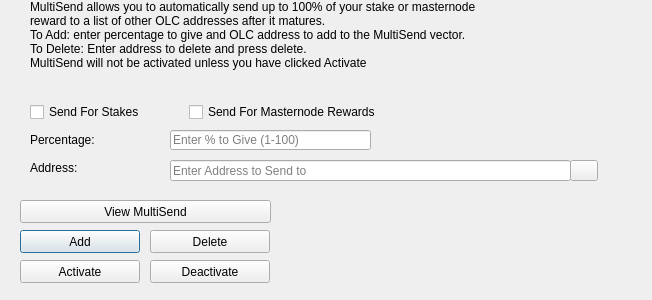
<?xml version="1.0" encoding="UTF-8"?>
<ui version="4.0">
 <class>MultiSendDialog</class>
 <widget class="QDialog" name="MultiSendDialog">
  <property name="windowModality">
   <enum>Qt::NonModal</enum>
  </property>
  <property name="geometry">
   <rect>
    <x>0</x>
    <y>0</y>
    <width>652</width>
    <height>300</height>
   </rect>
  </property>
  <property name="windowTitle">
   <string>MultiSend</string>
  </property>
  <widget class="QLineEdit" name="multiSendPercentEdit">
   <property name="geometry">
    <rect>
     <x>170</x>
     <y>130</y>
     <width>201</width>
     <height>20</height>
    </rect>
   </property>
   <property name="toolTip">
    <string>Enter whole numbers 1 - 100</string>
   </property>
   <property name="placeholderText">
    <string>Enter % to Give (1-100)</string>
   </property>
  </widget>
  <widget class="QLineEdit" name="multiSendAddressEdit">
   <property name="geometry">
    <rect>
     <x>170</x>
     <y>160</y>
     <width>401</width>
     <height>21</height>
    </rect>
   </property>
   <property name="toolTip">
    <string/>
   </property>
   <property name="placeholderText">
    <string>Enter Address to Send to</string>
   </property>
  </widget>
  <widget class="QLabel" name="label_2">
   <property name="geometry">
    <rect>
     <x>30</x>
     <y>0</y>
     <width>451</width>
     <height>121</height>
    </rect>
   </property>
   <property name="lineWidth">
    <number>1</number>
   </property>
   <property name="text">
    <string>MultiSend allows you to automatically send up to 100% of your stake or masternode reward to a list of other OLC addresses after it matures.
To Add: enter percentage to give and OLC address to add to the MultiSend vector.
To Delete: Enter address to delete and press delete.
MultiSend will not be activated unless you have clicked Activate</string>
   </property>
   <property name="alignment">
    <set>Qt::AlignLeading|Qt::AlignLeft|Qt::AlignTop</set>
   </property>
   <property name="wordWrap">
    <bool>true</bool>
   </property>
  </widget>
  <widget class="QLabel" name="message">
   <property name="geometry">
    <rect>
     <x>290</x>
     <y>200</y>
     <width>351</width>
     <height>91</height>
    </rect>
   </property>
   <property name="text">
    <string/>
   </property>
  </widget>
  <widget class="QPushButton" name="addButton">
   <property name="geometry">
    <rect>
     <x>20</x>
     <y>230</y>
     <width>120</width>
     <height>23</height>
    </rect>
   </property>
   <property name="toolTip">
    <string/>
   </property>
   <property name="statusTip">
    <string>Add to MultiSend Vector</string>
   </property>
   <property name="text">
    <string>Add</string>
   </property>
  </widget>
  <widget class="QPushButton" name="disableButton">
   <property name="geometry">
    <rect>
     <x>150</x>
     <y>260</y>
     <width>120</width>
     <height>23</height>
    </rect>
   </property>
   <property name="statusTip">
    <string>Deactivate MultiSend</string>
   </property>
   <property name="text">
    <string>Deactivate</string>
   </property>
  </widget>
  <widget class="QPushButton" name="addressBookButton">
   <property name="geometry">
    <rect>
     <x>570</x>
     <y>160</y>
     <width>28</width>
     <height>21</height>
    </rect>
   </property>
   <property name="toolTip">
    <string>Choose an address from the address book</string>
   </property>
   <property name="text">
    <string/>
   </property>
   <property name="icon">
    <iconset resource="../olc.qrc">
     <normaloff>:/icons/address-book</normaloff>:/icons/address-book</iconset>
   </property>
   <property name="shortcut">
    <string>Alt+A</string>
   </property>
   <property name="autoDefault">
    <bool>false</bool>
   </property>
  </widget>
  <widget class="QLabel" name="label">
   <property name="geometry">
    <rect>
     <x>30</x>
     <y>130</y>
     <width>121</width>
     <height>20</height>
    </rect>
   </property>
   <property name="toolTip">
    <string>Percentage of stake to send</string>
   </property>
   <property name="text">
    <string>Percentage:</string>
   </property>
  </widget>
  <widget class="QLabel" name="label_5">
   <property name="geometry">
    <rect>
     <x>30</x>
     <y>160</y>
     <width>111</width>
     <height>16</height>
    </rect>
   </property>
   <property name="toolTip">
    <string>Address to send portion of stake to</string>
   </property>
   <property name="text">
    <string>Address:</string>
   </property>
  </widget>
  <widget class="QPushButton" name="deleteButton">
   <property name="geometry">
    <rect>
     <x>150</x>
     <y>230</y>
     <width>120</width>
     <height>23</height>
    </rect>
   </property>
   <property name="toolTip">
    <string/>
   </property>
   <property name="statusTip">
    <string>Delete Address From MultiSend Vector</string>
   </property>
   <property name="text">
    <string>Delete</string>
   </property>
  </widget>
  <widget class="QPushButton" name="activateButton">
   <property name="geometry">
    <rect>
     <x>20</x>
     <y>260</y>
     <width>120</width>
     <height>23</height>
    </rect>
   </property>
   <property name="statusTip">
    <string>Activate MultiSend</string>
   </property>
   <property name="text">
    <string>Activate</string>
   </property>
  </widget>
  <widget class="QPushButton" name="viewButton">
   <property name="geometry">
    <rect>
     <x>20</x>
     <y>200</y>
     <width>251</width>
     <height>23</height>
    </rect>
   </property>
   <property name="toolTip">
    <string/>
   </property>
   <property name="statusTip">
    <string>View MultiSend Vector</string>
   </property>
   <property name="text">
    <string>View MultiSend</string>
   </property>
  </widget>
  <widget class="QWidget" name="horizontalLayoutWidget">
   <property name="geometry">
    <rect>
     <x>30</x>
     <y>100</y>
     <width>351</width>
     <height>24</height>
    </rect>
   </property>
   <layout class="QHBoxLayout" name="horizontalLayout">
    <item>
     <widget class="QCheckBox" name="multiSendStakeCheckBox">
      <property name="text">
       <string>Send For Stakes</string>
      </property>
     </widget>
    </item>
    <item>
     <widget class="QCheckBox" name="multiSendMasternodeCheckBox">
      <property name="text">
       <string>Send For Masternode Rewards</string>
      </property>
     </widget>
    </item>
   </layout>
  </widget>
 </widget>
 <resources>
  <include location="../olc.qrc"/>
 </resources>
 <connections/>
</ui>
